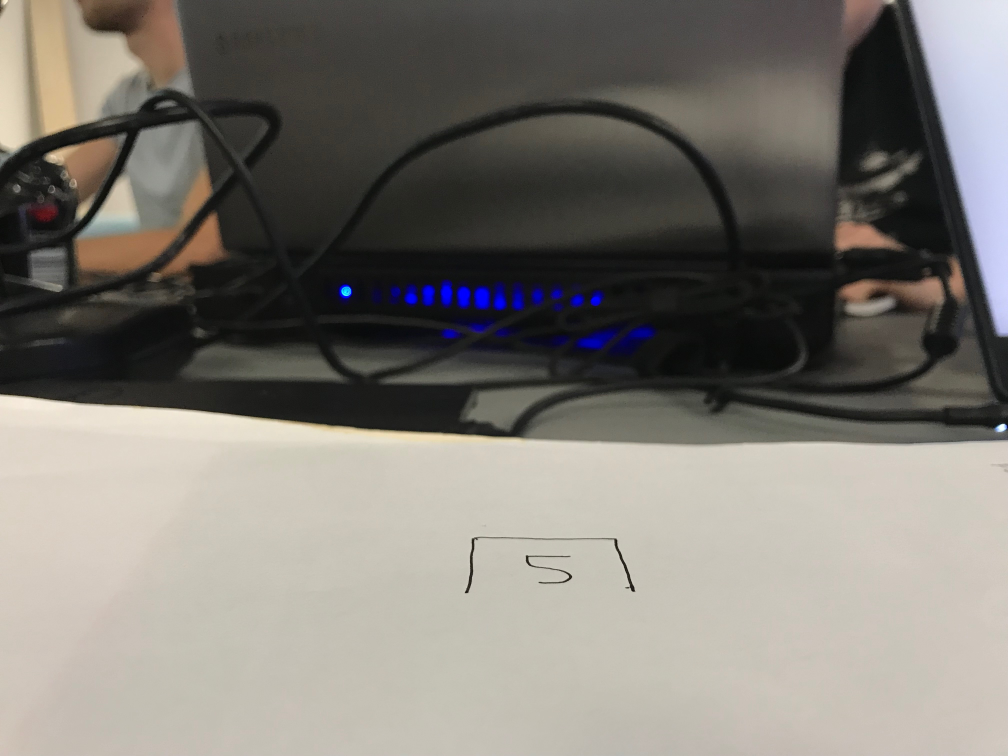
#> input picture images/IMG-2402.JPG, 4032 x 3024 px (shown at 1/4 size)
$ python testbird.py
#> lines starting #> are read from the running program, lines starting #| are printed output that depends on the picture

# code from
# https://github.com/vamsiramakrishnan/AdvancedLaneLines/blob/master/Advanced_Lane_lines_Final.ipynb


import glob
import cv2
import numpy as np
import math
import matplotlib.pyplot as plt
import matplotlib.gridspec as gridspec
from sklearn.utils import resample
from scipy.optimize import curve_fit
import skimage.filters as filters
from collections import deque
from math import ceil
warped_size = np.array([1280, 720])
original_size =np.array([720, 1280])
OFFSET =0


isPerspectiveCompute=0;
##################################

# Calculate Source and Destination points
def calc_warp_points():
    """
    :return: Source and Destination pointts
    """
    src = 4*np.float32 ([
        [220, 651],
        [350, 577],
        [828, 577],
        [921, 651]
    ])

    dst = 4*np.float32 ([
            [220, 651],
            [220, 577],
            [921, 577],
            [921, 651]
        ])
    return src, dst


# Calculate Transform
def calc_transform(src_, dst_):
    """
    Calculate Perspective and Inverse Perspective Transform Matrices
    :param src_: Source points
    :param dst_: Destination Points
    :return: Perspective Matrix and Inverse Perspective Transform Matrix
    """
    M_ = cv2.getPerspectiveTransform(src_, dst_)
    Minv_ = cv2.getPerspectiveTransform(dst_, src_)
    return M_, Minv_


# Get perspective transform
def perspective_transform(M_, img_):
    """

    :param M_: Perspective Matrix
    :param img_ : Input Image
    :return: Transformed Image
    """
    img_size = (img_.shape[1],img_.shape[0])
    transformed = cv2.warpPerspective(
        img_,
        M_, img_size,
        flags=cv2.WARP_FILL_OUTLIERS + cv2.INTER_CUBIC)
    return transformed


# Inverse Perspective Transform
def inv_perspective_transform(Minv_, img_):
    """

    :param M_: Inverse Perspective Transform Matrix
    :param img_: Input Image
    :return: Transformed Image
    """
    img_size = (img_.shape[1], img_.shape[0])
    transformed = cv2.warpPerspective(
        img_,
        Minv_, img_size,
        flags=cv2.WARP_FILL_OUTLIERS + cv2.INTER_CUBIC)
    return transformed

    #####################################


    # Calculate Bird' Eye Transform #
if not isPerspectiveCompute:
    src_, dst_ = calc_warp_points()
    m, minv = calc_transform(src_, dst_)
    isPerspectiveCompute = True
undistorted_img = cv2.imread('images/IMG-2402.JPG',0)
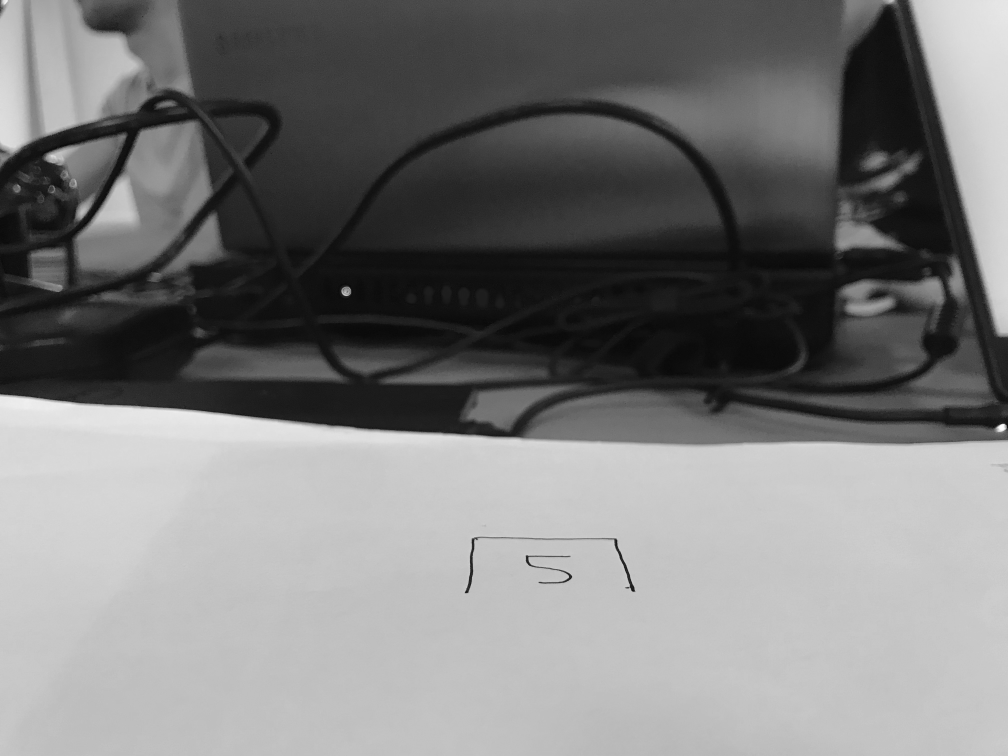
#> undistorted_img: shape (3024, 4032) (shown at 1/4 size); min 0, max 255, mean 123.2

    # Get Bird's Eye View #
warped = perspective_transform(m, undistorted_img)
#> in perspective_transform, `transformed = cv2.warpPerspective( img_, M_, img_size, flags=cv2.WARP_..`:
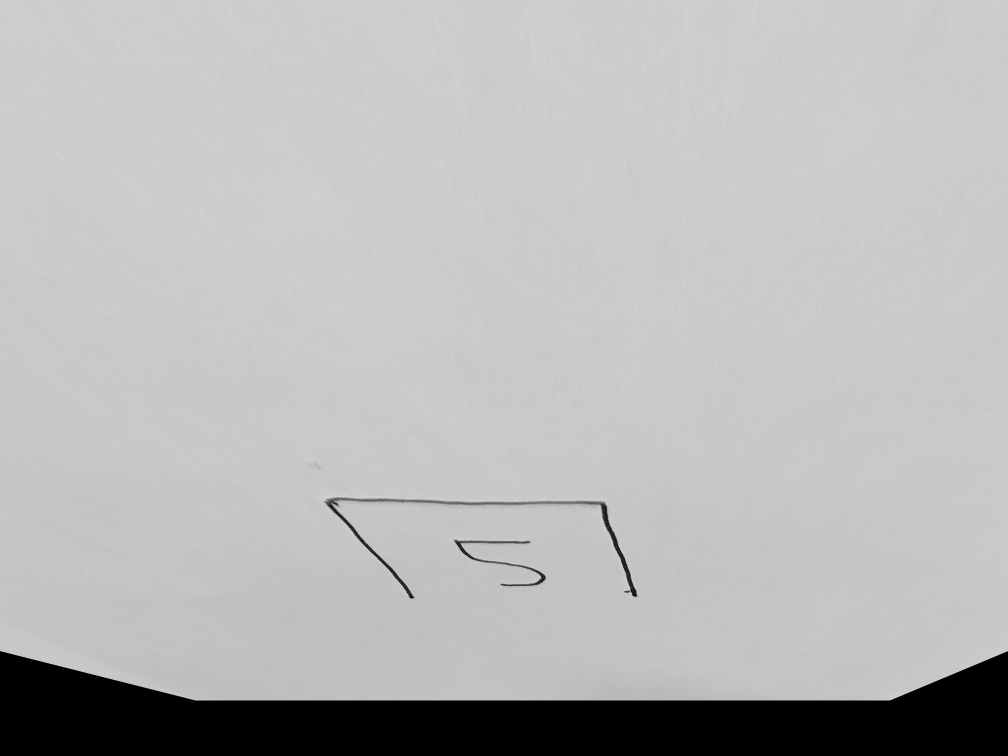
#> transformed: shape (3024, 4032) (shown at 1/4 size); min 0, max 226, mean 183.5
resized_image = cv2.resize(warped, (2000, 2000))
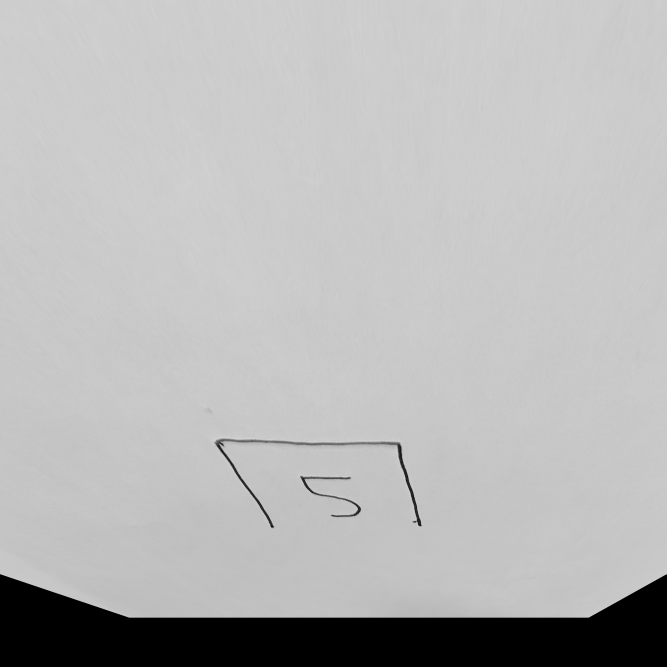
#> resized_image: shape (2000, 2000) (shown at 1/3 size); min 0, max 221, mean 183.4

cv2.imshow('detected circles',resized_image)
cv2.waitKey(0)
cv2.destroyAllWindows()
